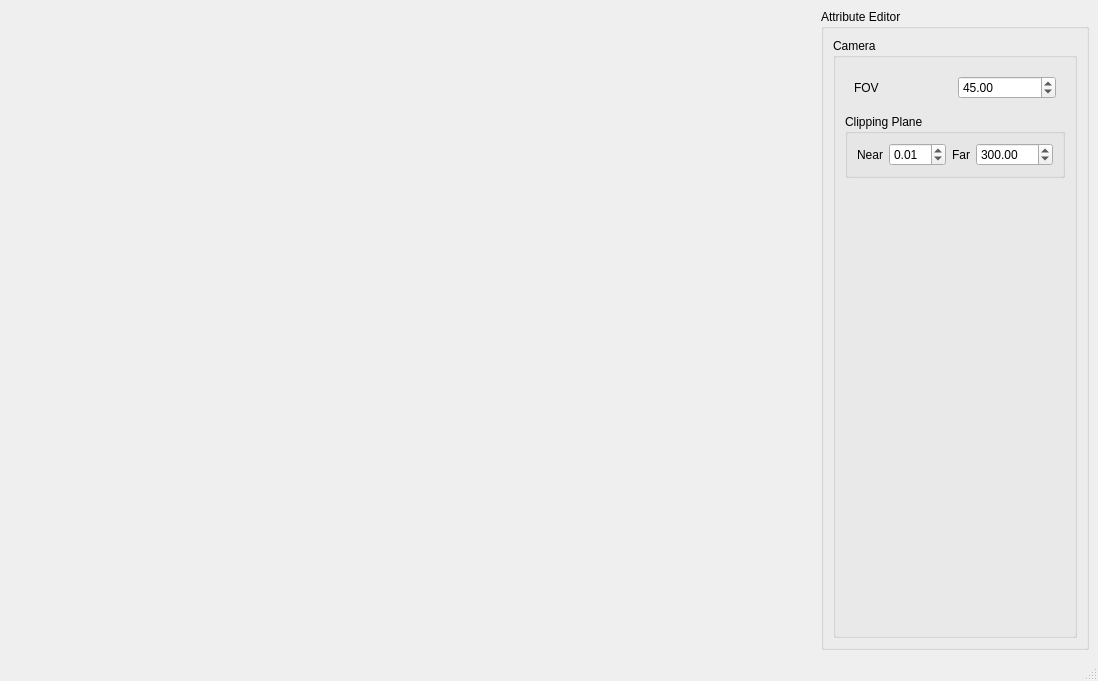
<?xml version="1.0" encoding="UTF-8"?>
<ui version="4.0">
 <class>MainWindow</class>
 <widget class="QMainWindow" name="MainWindow">
  <property name="geometry">
   <rect>
    <x>0</x>
    <y>0</y>
    <width>1098</width>
    <height>681</height>
   </rect>
  </property>
  <property name="windowTitle">
   <string>Radio</string>
  </property>
  <widget class="QWidget" name="centralwidget">
   <layout class="QGridLayout" name="gridLayout">
    <item row="1" column="3">
     <widget class="QGroupBox" name="AttributeBox">
      <property name="font">
       <font>
        <weight>50</weight>
        <bold>false</bold>
       </font>
      </property>
      <property name="title">
       <string>Attribute Editor</string>
      </property>
      <property name="flat">
       <bool>false</bool>
      </property>
      <property name="checkable">
       <bool>false</bool>
      </property>
      <layout class="QGridLayout" name="gridLayout_2">
       <item row="0" column="1">
        <widget class="QGroupBox" name="groupBox">
         <property name="title">
          <string>Camera</string>
         </property>
         <layout class="QGridLayout" name="gridLayout_3">
          <item row="1" column="0">
           <widget class="QGroupBox" name="groupBox_8">
            <property name="title">
             <string>Clipping Plane</string>
            </property>
            <layout class="QGridLayout" name="gridLayout_11">
             <item row="0" column="0">
              <widget class="QLabel" name="label_2">
               <property name="text">
                <string>Near</string>
               </property>
              </widget>
             </item>
             <item row="0" column="2">
              <widget class="QLabel" name="label_3">
               <property name="text">
                <string>Far</string>
               </property>
              </widget>
             </item>
             <item row="0" column="1">
              <widget class="QDoubleSpinBox" name="NearCp">
               <property name="keyboardTracking">
                <bool>false</bool>
               </property>
               <property name="value">
                <double>0.010000000000000</double>
               </property>
              </widget>
             </item>
             <item row="0" column="3">
              <widget class="QDoubleSpinBox" name="FarCp">
               <property name="keyboardTracking">
                <bool>false</bool>
               </property>
               <property name="maximum">
                <double>10000.000000000000000</double>
               </property>
               <property name="value">
                <double>300.000000000000000</double>
               </property>
              </widget>
             </item>
            </layout>
           </widget>
          </item>
          <item row="0" column="0">
           <widget class="QWidget" name="widget" native="true">
            <layout class="QGridLayout" name="gridLayout_9">
             <item row="0" column="0">
              <widget class="QLabel" name="label">
               <property name="text">
                <string>FOV</string>
               </property>
              </widget>
             </item>
             <item row="0" column="1">
              <widget class="QDoubleSpinBox" name="CameraFOVInput">
               <property name="keyboardTracking">
                <bool>false</bool>
               </property>
               <property name="minimum">
                <double>1.000000000000000</double>
               </property>
               <property name="value">
                <double>45.000000000000000</double>
               </property>
              </widget>
             </item>
            </layout>
           </widget>
          </item>
          <item row="2" column="0">
           <spacer name="verticalSpacer">
            <property name="orientation">
             <enum>Qt::Vertical</enum>
            </property>
            <property name="sizeHint" stdset="0">
             <size>
              <width>20</width>
              <height>40</height>
             </size>
            </property>
           </spacer>
          </item>
         </layout>
        </widget>
       </item>
      </layout>
     </widget>
    </item>
    <item row="1" column="0">
     <layout class="QVBoxLayout" name="GameSceneLayout">
      <property name="spacing">
       <number>0</number>
      </property>
      <item>
       <spacer name="horizontalSpacer">
        <property name="orientation">
         <enum>Qt::Horizontal</enum>
        </property>
        <property name="sizeHint" stdset="0">
         <size>
          <width>40</width>
          <height>20</height>
         </size>
        </property>
       </spacer>
      </item>
     </layout>
    </item>
   </layout>
  </widget>
  <widget class="QMenuBar" name="menubar">
   <property name="geometry">
    <rect>
     <x>0</x>
     <y>0</y>
     <width>1098</width>
     <height>26</height>
    </rect>
   </property>
  </widget>
  <widget class="QStatusBar" name="statusbar"/>
 </widget>
 <resources/>
 <connections/>
</ui>
